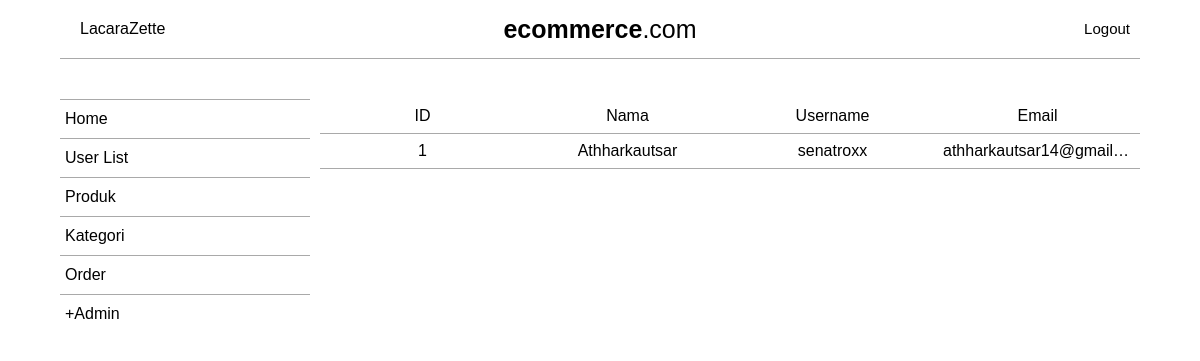
Page /admin/user.php (signed in) on the committed database.
### tables this page shows
CREATE TABLE `users` (
  `id` int(11) NOT NULL,
  `nama` varchar(255) NOT NULL,
  `username` varchar(255) NOT NULL,
  `email` varchar(255) NOT NULL,
  `telp` varchar(255) NOT NULL,
  `address` text NOT NULL,
  `password` varchar(255) NOT NULL,
  `profil` text NOT NULL DEFAULT 'default.jpg'
);

### config.php (called while the page is built, shortened)
<?php
class ecomm
{
	var $db;
	function __construct()
	{
		$driver = "mysql";
		$host = "localhost";
		$dbname = "ecomm2";
		$charset = "utf8mb4";
		$user = "root";
		$pw = "";
		$options = NULL;
		$dsn = "${driver}:host=${host};dbname=${dbname};charset=${charset}";
		try {
			$this->db = new PDO($dsn, $user, $pw, $options);
		} catch (\PDOExpection $e) {
			throw new \PDOExpection($e->getMassage(), (int)$e->getCode());
		}
	}
	public function userList()
	{
		$select = "SELECT * FROM users";
		$stmt = $this->db->prepare($select);
		if ($stmt->execute()) {
			return $stmt;
		}
	}
}
 ?>

### admin/user.php (the view, shortened to what this page needs)
<?php require ('../config.php');
 ?>
<!DOCTYPE html>
<html>
<head>
	<link rel="stylesheet" type="text/css" href="../css/style.css">
</head>
<body>
<div class="container">
	<div class="topmenuadd">
		<div class="left">
				<div class="dropdown">
					<div class="profil">
						<?php echo $_SESSION['admin']['nama'] ?>
					</div>
				</div>
		</div>
		<div class="center">
			<div class="brandadd">
				<a href="index.php"><b>ecommerce</b>.com</a>
			</div>
		</div>
		<div class="right">
			<div class="logout">
				<a href="../logout.php">Logout</a>
			</div>
		</div>
	</div>
	<div class="content" style="margin-top: 40px">
		<div class="menu" >
			<ul>
				<li><a href="index.php">Home</a></li>
				<li><a href="user.php">User List</a></li>
				<li><a href="produk.php">Produk</a></li>
				<li><a href="kategori.php">Kategori</a></li>
				<li><a href="order.php">Order</a></li>
				<li><a href="register.php">+Admin</a></li>
			</ul>
		</div>
		<div class="main3" style="text-align: center">
			<table>
				<tr>
					<td>ID</td>
					<td>Nama</td>
					<td>Username</td>
					<td>Email</td>
				</tr>
				<?php
					$def = new ecomm();
					$show = $def->userList();
					while ($data = $show->fetch(PDO::FETCH_OBJ)) {
						echo "
							<tr>
								<td>$data->id</td>
								<td>$data->nama</td>
								<td>$data->username</td>
								<td>$data->email</td>
							</tr>
						";
					}
				 ?>
			 </table>
		</div>
	</div>
</div>
</body>
</html>

### css/style.css (style rules this page uses)
* { margin: 0;padding: 0;font-family: arial }
html, body { height: 100%; }
a { color: #000;text-decoration: none }
.container { width: 90%;margin: 0 auto }
.topmenuadd { display: grid;grid-template-columns: repeat(3, 1fr);padding: 10px 10px;align-items: center;border-bottom: 1px solid #A9A9A9 }
.topmenuadd .left { justify-self:start; }
.topmenuadd .right { display: grid;justify-self:end;grid-template-columns: 1fr;justify-items:center; }
.topmenuadd .right a { font-size: 15px }
.topmenuadd .center .brandadd { text-align: center; }
.topmenuadd .center a { padding-left: 0;justify-self:center;font-size: 25px }
.topmenuadd .left .dropdown { overflow: hidden; }
.topmenuadd .left .dropdown .profil { padding: 10px }
.content { display: grid;grid-template-columns: 250px 1fr;grid-gap: 10px }
.content .menu ul { list-style: none }
.content .menu li a { padding: 10px 5px;display: block;border-top:1px solid #A9A9A9; }
.content .main3 table { border-collapse: collapse;width: 100%;table-layout: fixed; }
.content .main3 table tr, .content .main3 table td { padding: 8px;text-align: left;border-bottom: 1px solid #A9A9A9 }
.content .main3 table td { overflow: hidden;white-space: nowrap;text-overflow: ellipsis;text-align: center }

### rows in the picture
users: id "1", nama "Athharkautsar", username "senatroxx", email "athharkautsar14@gmail…"

### other values in the picture
$_SESSION['admin']['nama'] "LacaraZette"
